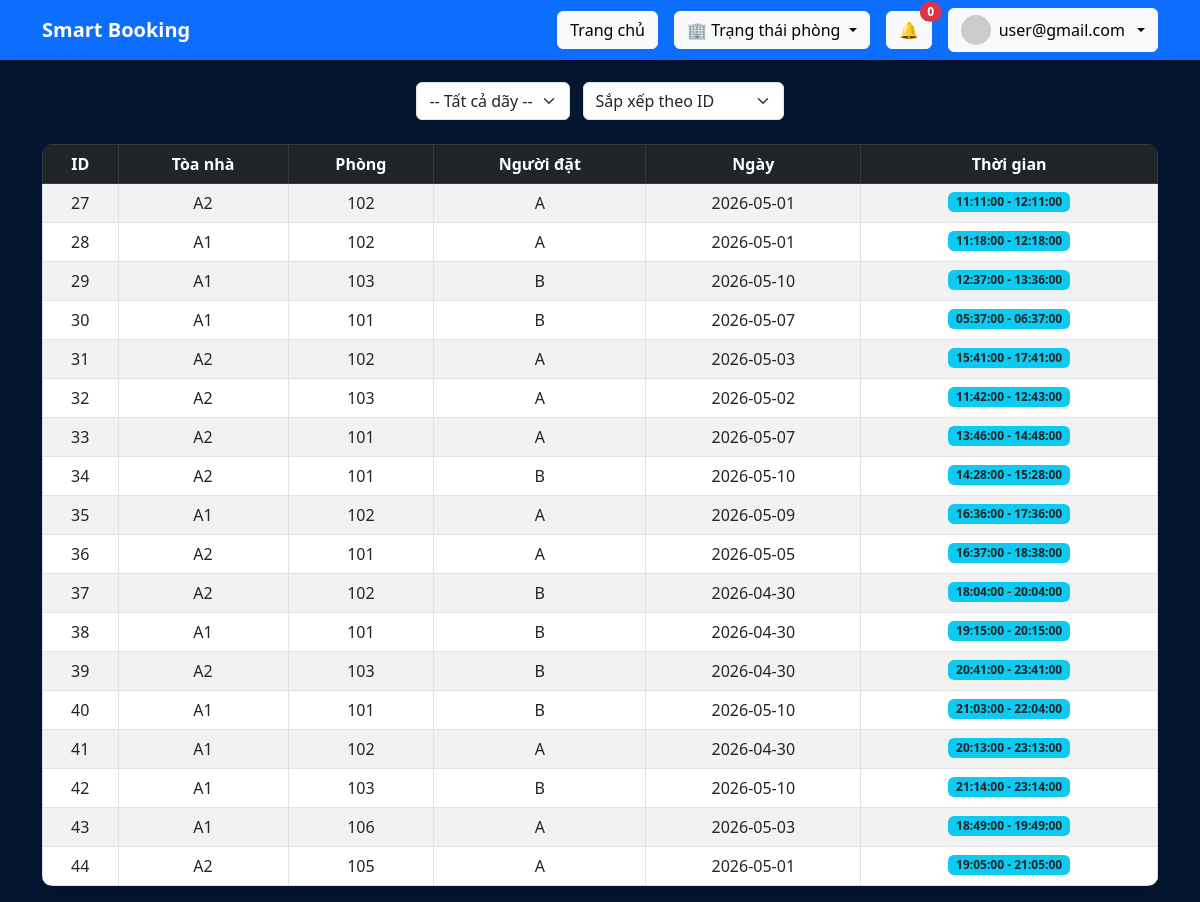
The app's page /view.php (signed in) with its own data.
### tables this page shows
CREATE TABLE IF NOT EXISTS `bookings` (
  `id` int(11) NOT NULL AUTO_INCREMENT,
  `room_id` int(11) DEFAULT NULL,
  `date` date DEFAULT NULL,
  `time_start` time DEFAULT NULL,
  `time_end` time DEFAULT NULL,
  `status` varchar(20) DEFAULT 'active',
  `created_at` timestamp NOT NULL DEFAULT current_timestamp(),
  `user_name` varchar(100) DEFAULT NULL,
  `purpose` varchar(50) DEFAULT NULL,
  `students` int(11) DEFAULT NULL,
  `note` text DEFAULT NULL,
  `class` varchar(50) DEFAULT NULL,
  `building_id` int(11) DEFAULT NULL,
  PRIMARY KEY (`id`),
  KEY `idx_room_date` (`room_id`,`date`)
);

CREATE TABLE IF NOT EXISTS `buildings` (
  `id` bigint(20) UNSIGNED NOT NULL AUTO_INCREMENT,
  `name` varchar(100) NOT NULL,
  PRIMARY KEY (`id`)
);

CREATE TABLE IF NOT EXISTS `rooms` (
  `id` int(11) NOT NULL AUTO_INCREMENT,
  `name` varchar(50) DEFAULT NULL,
  `capacity` int(11) DEFAULT NULL,
  `status` varchar(20) DEFAULT 'available',
  `building_id` int(11) DEFAULT NULL,
  PRIMARY KEY (`id`)
);

### view.php (the view, shortened to what this page needs)
<?php
include 'config.php';
include 'navbar.php';
$sort = $_GET['sort'] ?? 'id';
switch ($sort) {
    default:
        $order = "bookings.id ASC";
}
$where = "";
?>
<div class="container mt-4">
    <h3 class="text-center mb-4 main-title">📋 Trang người dùng (chỉ xem)</h3>
    <div class="text-center mb-4">
        <form method="GET" class="d-inline">
            <select name="building" onchange="this.form.submit()" class="form-select w-auto d-inline">
                <option value="">-- Tất cả dãy --</option>
            </select>
            <select name="sort" onchange="this.form.submit()" class="form-select w-auto d-inline ms-2">
                <option value="id" <?= $sort == 'id' ? 'selected' : '' ?>>Sắp xếp theo ID</option>
            </select>
        </form>
    </div>
    <table class="table table-bordered table-striped text-center shadow">
        <thead class="table-dark">
            <tr>
                <th>ID</th>
                <th>Tòa nhà</th>
                <th>Phòng</th>
                <th>Người đặt</th>
                <th>Ngày</th>
                <th>Thời gian</th>
            </tr>
        </thead>
        <tbody>
            <?php
            $sql = "SELECT
                        bookings.*,
                        rooms.name AS room_name,
                        buildings.name AS building_name
                    FROM bookings
                    JOIN rooms ON bookings.room_id = rooms.id
                    LEFT JOIN buildings ON rooms.building_id = buildings.id
                    $where
                    ORDER BY $order";
            $res = mysqli_query($conn, $sql);
            while ($row = mysqli_fetch_assoc($res)) {
                $time = $row['time_start'] . " - " . $row['time_end'];
                echo "<tr>
                    <td>{$row['id']}</td>
                    <td>{$row['building_name']}</td>
                    <td>{$row['room_name']}</td>
                    <td>{$row['user_name']}</td>
                    <td>{$row['date']}</td>
                    <td><span class='badge bg-info text-dark'>{$time}</span></td>
                </tr>";
            }
            ?>
        </tbody>
    </table>
</div>

### navbar.php (shortened to what this page needs)
<?php
$currentPage = basename($_SERVER['PHP_SELF']);
?>
<link href="https://cdn.jsdelivr.net/npm/bootstrap@5.3.0/dist/css/bootstrap.min.css" rel="stylesheet">
<nav class="navbar navbar-expand-lg navbar-dark bg-primary fixed-top shadow">
    <div class="container">
        <a class="navbar-brand text-white fw-bold">Smart Booking</a>
        <div class="d-flex align-items-center gap-2">
            <?php if ($_SESSION['role'] == 'user') { ?>
                <a href="dashboard.php" class="btn btn-light <?= $currentPage == 'dashboard.php' ? 'active' : ''; ?>">
                    Trang chủ
                </a>
            <?php } ?>
            <div class="dropdown ms-2">
                <button class="btn btn-light dropdown-toggle" data-bs-toggle="dropdown">
                    🏢 Trạng thái phòng
                </button>
            </div>
            <div class="dropdown ms-2">
                <button class="btn btn-light position-relative" data-bs-toggle="dropdown">
                    🔔
                    <span id="notifyCount"
                        class="position-absolute top-0 start-100 translate-middle badge rounded-pill bg-danger">
                        0
                    </span>
                </button>
            </div>
            <div class="dropdown ms-2">
                <button class="btn btn-light dropdown-toggle d-flex align-items-center gap-2"
                    data-bs-toggle="dropdown">
                    <img src="https://ui-avatars.com/api/?name=<?= $_SESSION['user']; ?>&background=0d6efd&color=fff"
                        width="30" height="30"
                        class="rounded-circle">
                    <span class="d-none d-md-inline">
                        <?= $_SESSION['user']; ?>
                    </span>
                </button>
            </div>
        </div>
    </div>
</nav>

### view.php (style rules this page uses)
.main-title { color: #0d6efd; font-weight: bold; }
table { border-radius: 10px; overflow: hidden; }

### records on screen
bookings: id "27", buildings.name "A2", room.name "102", user_name "A", date "2026-05-01", time "11:11:00 - 12:11:00"
bookings: id "28", buildings.name "A1", room.name "102", user_name "A", date "2026-05-01", time "11:18:00 - 12:18:00"
bookings: id "29", buildings.name "A1", room.name "103", user_name "B", date "2026-05-10", time "12:37:00 - 13:36:00"
bookings: id "30", buildings.name "A1", room.name "101", user_name "B", date "2026-05-07", time "05:37:00 - 06:37:00"
bookings: id "31", buildings.name "A2", room.name "102", user_name "A", date "2026-05-03", time "15:41:00 - 17:41:00"
bookings: id "32", buildings.name "A2", room.name "103", user_name "A", date "2026-05-02", time "11:42:00 - 12:43:00"
bookings: id "33", buildings.name "A2", room.name "101", user_name "A", date "2026-05-07", time "13:46:00 - 14:48:00"
bookings: id "34", buildings.name "A2", room.name "101", user_name "B", date "2026-05-10", time "14:28:00 - 15:28:00"
bookings: id "35", buildings.name "A1", room.name "102", user_name "A", date "2026-05-09", time "16:36:00 - 17:36:00"
bookings: id "36", buildings.name "A2", room.name "101", user_name "A", date "2026-05-05", time "16:37:00 - 18:38:00"
bookings: id "37", buildings.name "A2", room.name "102", user_name "B", date "2026-04-30", time "18:04:00 - 20:04:00"
bookings: id "38", buildings.name "A1", room.name "101", user_name "B", date "2026-04-30", time "19:15:00 - 20:15:00"
bookings: id "39", buildings.name "A2", room.name "103", user_name "B", date "2026-04-30", time "20:41:00 - 23:41:00"
bookings: id "40", buildings.name "A1", room.name "101", user_name "B", date "2026-05-10", time "21:03:00 - 22:04:00"
bookings: id "41", buildings.name "A1", room.name "102", user_name "A", date "2026-04-30", time "20:13:00 - 23:13:00"
bookings: id "42", buildings.name "A1", room.name "103", user_name "B", date "2026-05-10", time "21:14:00 - 23:14:00"
bookings: id "43", buildings.name "A1", room.name "106", user_name "A", date "2026-05-03", time "18:49:00 - 19:49:00"
bookings: id "44", buildings.name "A2", room.name "105", user_name "A", date "2026-05-01", time "19:05:00 - 21:05:00"

### other values on screen
$_SESSION['user'] "user@gmail.com"
